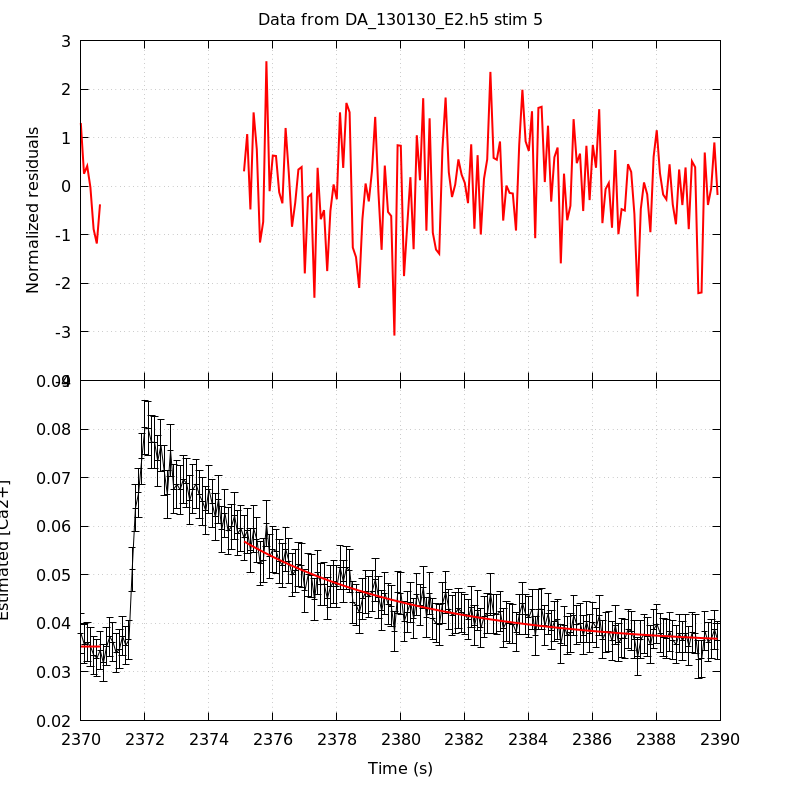

Generate this figure with gnuplot:
unset key
set grid
set multiplot title 'Data from DA_130130_E2.h5 stim 5' noenhanced layout 2,1 margins 0.1,0.9,0.1,0.95 spacing 0,0
set ylabel 'Normalized residuals'
set xtics format ''
plot 'DA_130130_E2_aba_RatioFit_s5' using 1:4 with lines linecolor rgb 'red' linewidth 2
set format x '%g'
set xlabel 'Time (s)'
set ylabel 'Estimated [Ca2+]'
plot 'DA_130130_E2_aba_CaRatio_s5' using 1:2:($3*1.96) with yerrorlines \
     linecolor rgb 'black' linewidth 1,                \
     'DA_130130_E2_aba_RatioFit_s5' using 1:3 with lines linecolor rgb 'red'\
     linewidth 2
unset multiplot
